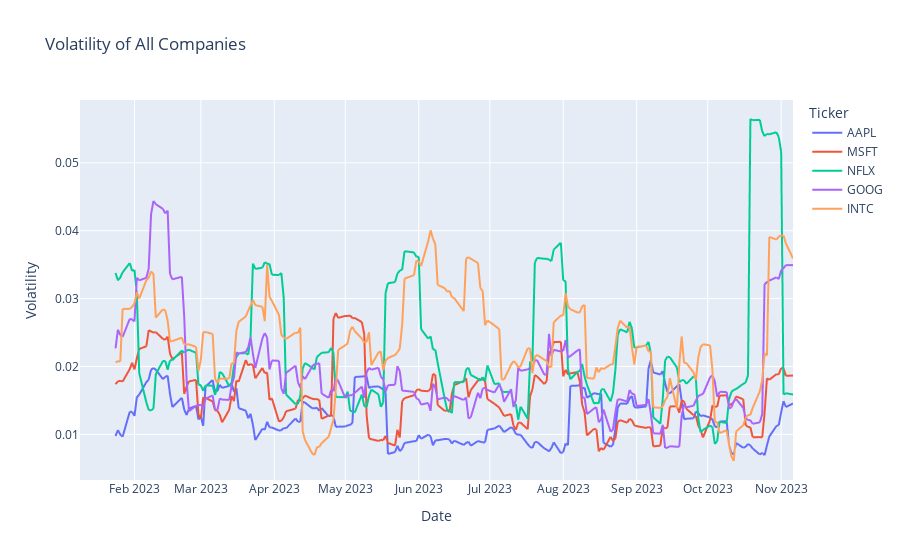

Notebook code for this chart:
### Code cell
df['Volatility'] = df.groupby('Ticker')['Close'].pct_change().rolling(window=10).std().reset_index(0, drop=True)
fig = px.line(df, x='Date', y='Volatility', 
              color='Ticker', 
              title='Volatility of All Companies')
fig.show()

### Figure 1 — Plotly figure (JSON) as saved in the notebook; plotly's stock layout.template omitted (floating-point values rounded to 4 significant figures; data arrays with more than 128 entries replaced by an {"elided": "..."} marker saying what was removed)
{"data": [{"hovertemplate": "Ticker=AAPL<br>Date=%{x}<br>Volatility=%{y}<extra></extra>", "legendgroup": "AAPL", "line": {"color": "#636efa", "dash": "solid"}, "marker": {"symbol": "circle"}, "mode": "lines", "name": "AAPL", "showlegend": true, "type": "scattergl", "x": {"elided": "209 str values"}, "xaxis": "x", "y": {"elided": "209 float values"}, "yaxis": "y"}, {"hovertemplate": "Ticker=MSFT<br>Date=%{x}<br>Volatility=%{y}<extra></extra>", "legendgroup": "MSFT", "line": {"color": "#EF553B", "dash": "solid"}, "marker": {"symbol": "circle"}, "mode": "lines", "name": "MSFT", "showlegend": true, "type": "scattergl", "x": {"elided": "209 str values"}, "xaxis": "x", "y": {"elided": "209 float values"}, "yaxis": "y"}, {"hovertemplate": "Ticker=NFLX<br>Date=%{x}<br>Volatility=%{y}<extra></extra>", "legendgroup": "NFLX", "line": {"color": "#00cc96", "dash": "solid"}, "marker": {"symbol": "circle"}, "mode": "lines", "name": "NFLX", "showlegend": true, "type": "scattergl", "x": {"elided": "209 str values"}, "xaxis": "x", "y": {"elided": "209 float values"}, "yaxis": "y"}, {"hovertemplate": "Ticker=GOOG<br>Date=%{x}<br>Volatility=%{y}<extra></extra>", "legendgroup": "GOOG", "line": {"color": "#ab63fa", "dash": "solid"}, "marker": {"symbol": "circle"}, "mode": "lines", "name": "GOOG", "showlegend": true, "type": "scattergl", "x": {"elided": "209 str values"}, "xaxis": "x", "y": {"elided": "209 float values"}, "yaxis": "y"}, {"hovertemplate": "Ticker=INTC<br>Date=%{x}<br>Volatility=%{y}<extra></extra>", "legendgroup": "INTC", "line": {"color": "#FFA15A", "dash": "solid"}, "marker": {"symbol": "circle"}, "mode": "lines", "name": "INTC", "showlegend": true, "type": "scattergl", "x": {"elided": "209 str values"}, "xaxis": "x", "y": {"elided": "209 float values"}, "yaxis": "y"}], "layout": {"legend": {"title": {"text": "Ticker"}, "tracegroupgap": 0}, "title": {"text": "Volatility of All Companies"}, "xaxis": {"anchor": "y", "domain": [0, 1], "title": {"text": "Date"}}, "yaxis": {"anchor": "x", "domain": [0, 1], "title": {"text": "Volatility"}}}}
